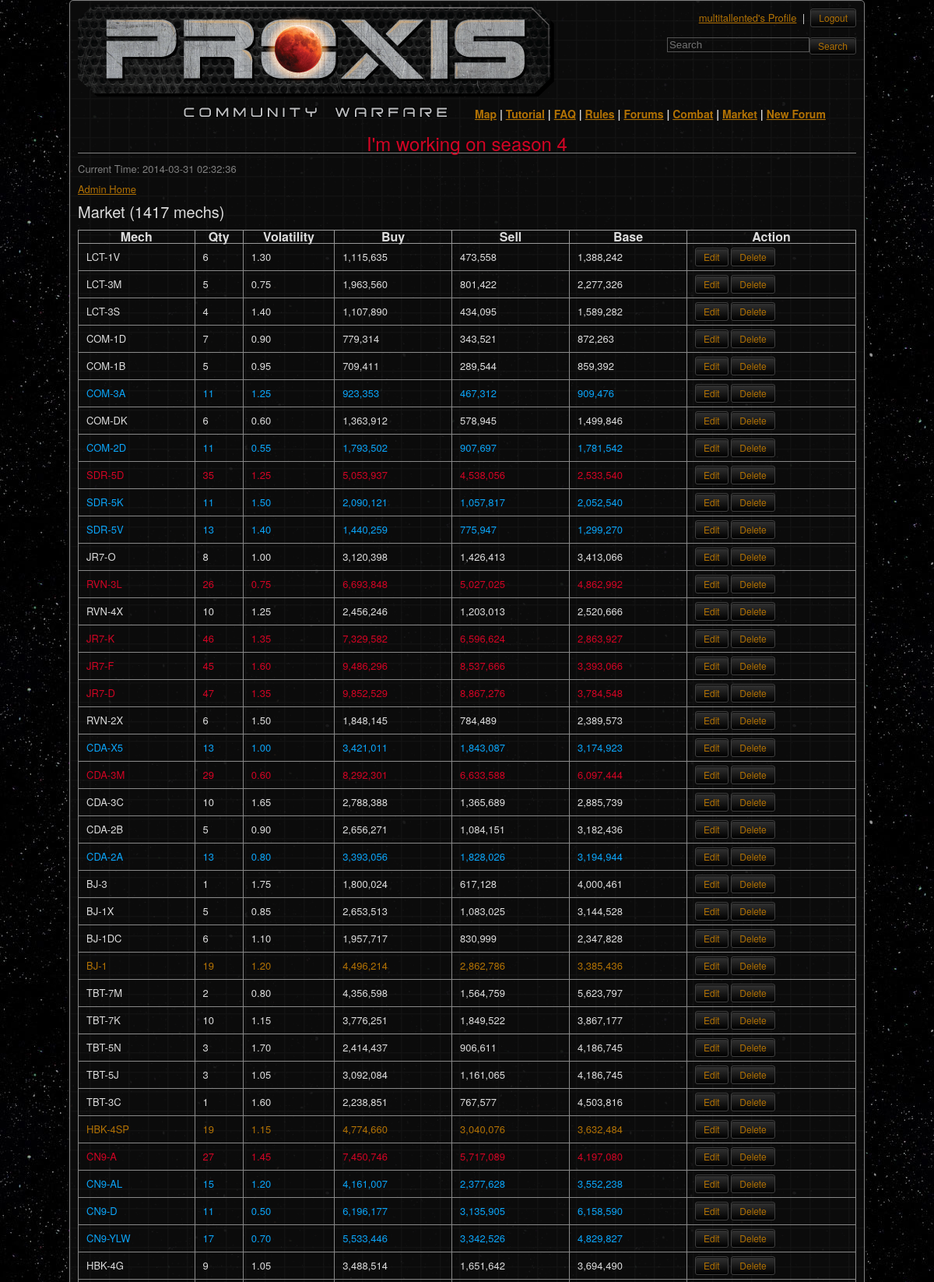
The page /admin-market.php (signed in, upper part) on the database its author committed.
### tables this page shows
CREATE TABLE `market` (
  `mech` varchar(10) NOT NULL,
  `base_price` int(11) NOT NULL,
  `volatility` decimal(11,2) DEFAULT NULL,
  `buy` int(11) NOT NULL,
  `tons` int(4) NOT NULL,
  `gold` tinyint(1) DEFAULT '0'
);

### admin-market.php (the view, shortened to what this page needs)
<!DOCTYPE html>
<html>
	<head>
		<link rel="stylesheet" href="css/reset.css" />
		<?php include 'header.php'; ?>
	</head>
	<body>
		<div id="container">
			<?php echo $header; ?>
			<?php
			$conn = getConnection();
			mysqli_free_result($result); ?>
			<?php echo "<span class='grey'>Current Time: " . date('Y-m-d H:i:s') . "</span><br><br>"; ?>
			<?php $mechPrices = getMechValues($conn); ?>
			<a href="admin.php">Admin Home</a><br><br>
			<h3>Market (<?php echo $mechPrices['count']; ?> mechs)</h3><br>
			<table><th>Mech</th><th>Qty</th><th>Volatility</th><th>Buy</th><th>Sell</th><th>Base</th><th>Action</th>
			<?php foreach ($mechPrices as $mech => $mechPrice) {
				if ($mech == 'variety' || $mech == 'count') {
					continue;
				}
				if ($mechPrice['buy_price'] * 0.75 > $mechPrice['base_price']) { ?>
					<tr class='red'>
				<?php } elseif ($mechPrice['buy_price'] * 0.85 > $mechPrice['base_price']) { ?>
					<tr class='gold'>
				<?php } elseif ($mechPrice['buy_price'] > $mechPrice['base_price']) {?>
					<tr class='green'>
				<?php } else { ?>
					<tr>
				<?php } ?>
					<td><?php echo $mech; ?></td>
					<td><?php echo $mechPrice['buy']; ?></td>
					<td><?php echo $mechPrice['volatility']; ?></td>
					<td><?php echo number_format($mechPrice['buy_price']); ?></td>
					<td><?php echo number_format($mechPrice['sell_price']); ?></td>
					<td><?php echo number_format($mechPrice['base_price']); ?></td>
					<td>
						<a class='bttn' href='admin-edit-market.php?m=<?php echo $mech; ?>'>Edit</a>
						<a class='bttn' href='admin-market.php?m=<?php echo $mech ?>&a=del'>Delete</a>
					</td>
				</tr>
				<?php } ?>
			</table>
			<br>
			<?php mysqli_close($conn); echo $footer; ?>
		</div>
	</body>
</html>

### rows shown on the page
market: mech "LCT-1V", buy "6", volatility "1.30", buy_price "1,115,635", sell_price "473,558", base_price "1,388,242"
market: mech "LCT-3M", buy "5", volatility "0.75", buy_price "1,963,560", sell_price "801,422", base_price "2,277,326"
market: mech "LCT-3S", buy "4", volatility "1.40", buy_price "1,107,890", sell_price "434,095", base_price "1,589,282"
market: mech "COM-1D", buy "7", volatility "0.90", buy_price "779,314", sell_price "343,521", base_price "872,263"
market: mech "COM-1B", buy "5", volatility "0.95", buy_price "709,411", sell_price "289,544", base_price "859,392"
market: mech "COM-3A", buy "11", volatility "1.25", buy_price "923,353", sell_price "467,312", base_price "909,476"
market: mech "COM-DK", buy "6", volatility "0.60", buy_price "1,363,912", sell_price "578,945", base_price "1,499,846"
market: mech "COM-2D", buy "11", volatility "0.55", buy_price "1,793,502", sell_price "907,697", base_price "1,781,542"
market: mech "SDR-5D", buy "35", volatility "1.25", buy_price "5,053,937", sell_price "4,538,056", base_price "2,533,540"
market: mech "SDR-5K", buy "11", volatility "1.50", buy_price "2,090,121", sell_price "1,057,817", base_price "2,052,540"
market: mech "SDR-5V", buy "13", volatility "1.40", buy_price "1,440,259", sell_price "775,947", base_price "1,299,270"
market: mech "JR7-O", buy "8", volatility "1.00", buy_price "3,120,398", sell_price "1,426,413", base_price "3,413,066"
market: mech "RVN-3L", buy "26", volatility "0.75", buy_price "6,693,848", sell_price "5,027,025", base_price "4,862,992"
market: mech "RVN-4X", buy "10", volatility "1.25", buy_price "2,456,246", sell_price "1,203,013", base_price "2,520,666"
market: mech "JR7-K", buy "46", volatility "1.35", buy_price "7,329,582", sell_price "6,596,624", base_price "2,863,927"
market: mech "JR7-F", buy "45", volatility "1.60", buy_price "9,486,296", sell_price "8,537,666", base_price "3,393,066"
market: mech "JR7-D", buy "47", volatility "1.35", buy_price "9,852,529", sell_price "8,867,276", base_price "3,784,548"
market: mech "RVN-2X", buy "6", volatility "1.50", buy_price "1,848,145", sell_price "784,489", base_price "2,389,573"
market: mech "CDA-X5", buy "13", volatility "1.00", buy_price "3,421,011", sell_price "1,843,087", base_price "3,174,923"
market: mech "CDA-3M", buy "29", volatility "0.60", buy_price "8,292,301", sell_price "6,633,588", base_price "6,097,444"
market: mech "CDA-3C", buy "10", volatility "1.65", buy_price "2,788,388", sell_price "1,365,689", base_price "2,885,739"
market: mech "CDA-2B", buy "5", volatility "0.90", buy_price "2,656,271", sell_price "1,084,151", base_price "3,182,436"
market: mech "CDA-2A", buy "13", volatility "0.80", buy_price "3,393,056", sell_price "1,828,026", base_price "3,194,944"
market: mech "BJ-3", buy "1", volatility "1.75", buy_price "1,800,024", sell_price "617,128", base_price "4,000,461"
market: mech "BJ-1X", buy "5", volatility "0.85", buy_price "2,653,513", sell_price "1,083,025", base_price "3,144,528"
market: mech "BJ-1DC", buy "6", volatility "1.10", buy_price "1,957,717", sell_price "830,999", base_price "2,347,828"
market: mech "BJ-1", buy "19", volatility "1.20", buy_price "4,496,214", sell_price "2,862,786", base_price "3,385,436"
market: mech "TBT-7M", buy "2", volatility "0.80", buy_price "4,356,598", sell_price "1,564,759", base_price "5,623,797"
market: mech "TBT-7K", buy "10", volatility "1.15", buy_price "3,776,251", sell_price "1,849,522", base_price "3,867,177"
market: mech "TBT-5N", buy "3", volatility "1.70", buy_price "2,414,437", sell_price "906,611", base_price "4,186,745"
market: mech "TBT-5J", buy "3", volatility "1.05", buy_price "3,092,084", sell_price "1,161,065", base_price "4,186,745"
market: mech "TBT-3C", buy "1", volatility "1.60", buy_price "2,238,851", sell_price "767,577", base_price "4,503,816"
market: mech "HBK-4SP", buy "19", volatility "1.15", buy_price "4,774,660", sell_price "3,040,076", base_price "3,632,484"
market: mech "CN9-A", buy "27", volatility "1.45", buy_price "7,450,746", sell_price "5,717,089", base_price "4,197,080"
market: mech "CN9-AL", buy "15", volatility "1.20", buy_price "4,161,007", sell_price "2,377,628", base_price "3,552,238"
market: mech "CN9-D", buy "11", volatility "0.50", buy_price "6,196,177", sell_price "3,135,905", base_price "6,158,590"
market: mech "CN9-YLW", buy "17", volatility "0.70", buy_price "5,533,446", sell_price "3,342,526", base_price "4,829,827"
market: mech "HBK-4G", buy "9", volatility "1.05", buy_price "3,488,514", sell_price "1,651,642", base_price "3,694,490"

### other values the page prints
$_SESSION['username'] "multitallented"
$motd "I'm working on season 4"
$mechPrices['count'] "1417"
